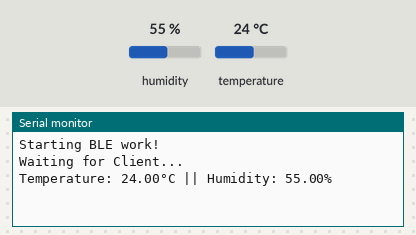
The sketch below on a simulated ESP32. On the bench: the last lines printed to the serial monitor. The inputs (shaded band) are chosen by the test bench; at power-on: humidity 55 %, temperature 24 °C. Nothing arrives over Bluetooth unless stated; a phone connects over Bluetooth LE 3 s after start.

Above: at 18.0 s.
18.1 s: humidity set to 22 %
At 21.2 s:
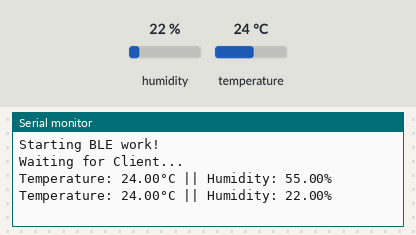
33.1 s: temperature set to 12 °C
At 40.6 s:
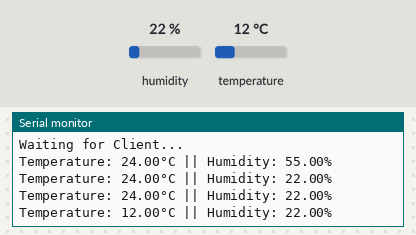
48.1 s: humidity set to 40 %
At 51.4 s:
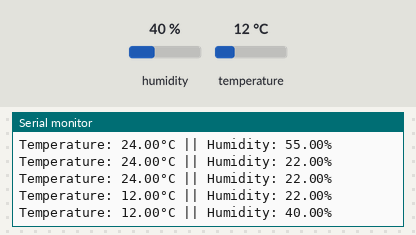
Timing chart, 0 to 52.9 s (numbered marks = the images above; inputs shaded):
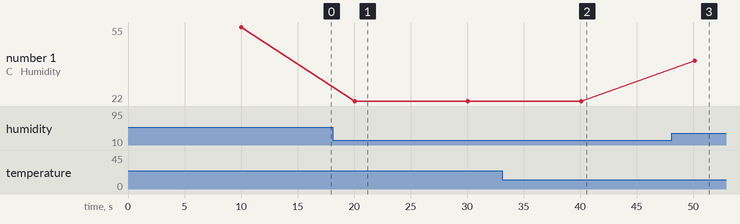

The sketch:

server.ino
```cpp
#include <BLEDevice.h>
#include <BLEUtils.h>
#include <BLEServer.h>
#include <BLE2902.h>
#include <DHT.h>


// See the following for generating UUIDs:
// https://www.uuidgenerator.net/

#define SERVICE_UUID        "62ac4df8-832c-4362-90c5-abeba580fb01"
BLECharacteristic temhumid (BLEUUID("33137a20-e523-487c-880a-56560add6b8f"), BLECharacteristic::PROPERTY_READ | BLECharacteristic::PROPERTY_NOTIFY | BLECharacteristic::PROPERTY_INDICATE);
BLEDescriptor temhumidDescriptor(BLEUUID((uint16_t)0x2901));

bool clientConnected = false;

#define DHTPIN 23     // Digital pin connected to the DHT sensor
#define DHTTYPE    DHT11     // DHT 11

DHT dht(DHTPIN, DHTTYPE);
float kelembaban;
float suhu;

class MyServerCallbacks: public BLEServerCallbacks {
  void onConnect (BLEServer * pServer) {
    clientConnected = true;
  };
  void onDisconnect (BLEServer * pServer) {
  clientConnected = false;
  }
};


void setup() {
  Serial.begin(115200);
  Serial.println("Starting BLE work!");
  BLEDevice::init("ESP32 Server");
  BLEServer *pServer = BLEDevice::createServer();
  BLEService *pService = pServer-> createService(SERVICE_UUID);


  pServer->setCallbacks(new MyServerCallbacks());

  pService-> addCharacteristic(&temhumid);
  temhumidDescriptor.setValue("In Degree Celcius");
  temhumid.addDescriptor(&temhumidDescriptor);
  temhumid.addDescriptor(new BLE2902());

  pServer->getAdvertising()->addServiceUUID(SERVICE_UUID);
  pService-> start(); // Start the sensor if you use DHT11 / DHT22
  pServer-> getAdvertising()->start ();// Starts the discovery of ESP32
  Serial.println("Waiting for Client...");
  dht.begin();
}

void loop () {
  delay(10000);
  if (clientConnected) {
    suhu = dht.readTemperature();
    kelembaban = dht.readHumidity();
    char suhuconv [8];
    char humidconv [8];
    std::string suhuvalue = dtostrf(suhu, 3, 2, suhuconv);
    std::string kelembabanvalue = dtostrf(kelembaban, 3, 2, humidconv);
    std::string space = " ";
    temhumid.setValue(suhuvalue + space + kelembabanvalue);
    temhumid.notify(); //Send data to client
    if (isnan(suhu) || isnan(kelembaban)) {// isnan, digunakan untuk melakukan cek value pada variable.
    Serial.println(F("Failed to read from DHT sensor!"));
    return;
    }

  Serial.print(F("Temperature: "));
  Serial.print(suhu);
  Serial.print(F("°C || Humidity: "));
  Serial.print(kelembaban);
  Serial.print(F("%"));
  Serial.println();
  }
}
```

Measured:
- after the input at 18.1 s, the serial monitor: prints a new line after 1.9 s (image 1)
- after the input at 33.1 s, the serial monitor: prints a new line after 7.0 s (image 2)
- after the input at 48.1 s, the serial monitor: prints a new line after 2.0 s (image 3)
- plotted number 1: 55 → 22 after the input at 18.1 s, 22 → 40 after the input at 48.1 s
